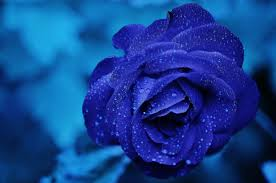
#> input picture ML/computerVision/img.jpeg, 276 x 183 px
$ python opencvDemo.py
#> lines starting #> are read from the running program, lines starting #| are printed output that depends on the picture
#!/usr/bin/env python3

import cv2
img = cv2.imread('img.jpeg',1)
#> img is the input picture: shape (183, 276, 3); mean B, G, R 144.6, 64.9, 19.3
print("shape = ",img.shape)
#| shape =  (183, 276, 3)
print(img[0][0])
#| [105  52  15]

shape = img.shape
#> shape = (183, 276, 3)

for i in range(int(shape[0]/2),shape[0]) :
	for j in range(0,shape[1]) :
		img[i][j][0] = img[i][j][0] - 50
		img[i][j][1] = img[i][j][1] - 50
		img[i][j][2] = img[i][j][2] - 50
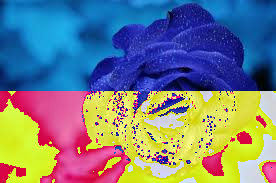
#> img: shape (183, 276, 3); mean B, G, R 131.3, 125.6, 117.6

cv2.imshow("fool",img)
cv2.waitKey(0)
cv2.destroyAllWindows()
